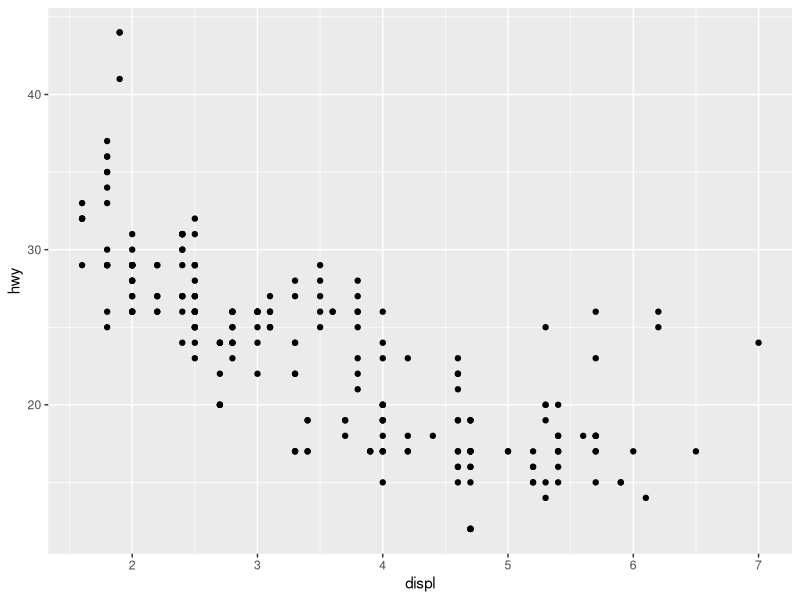
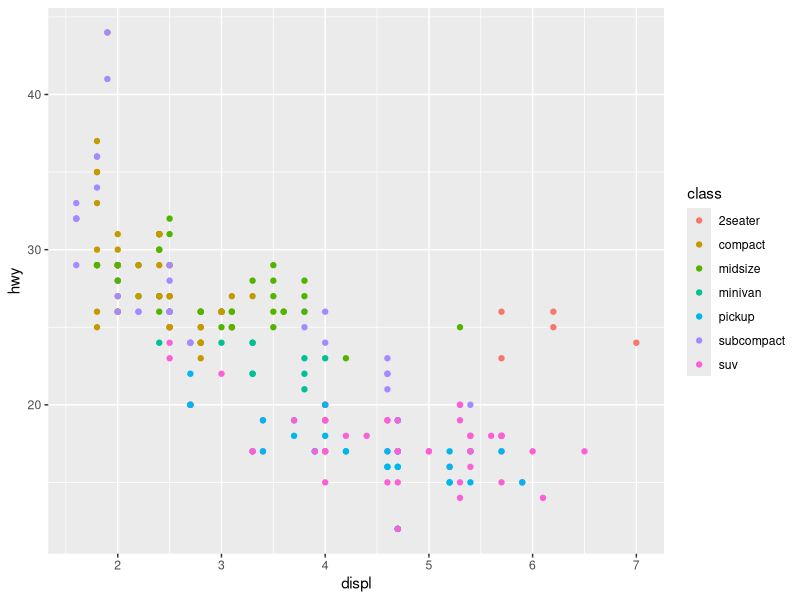
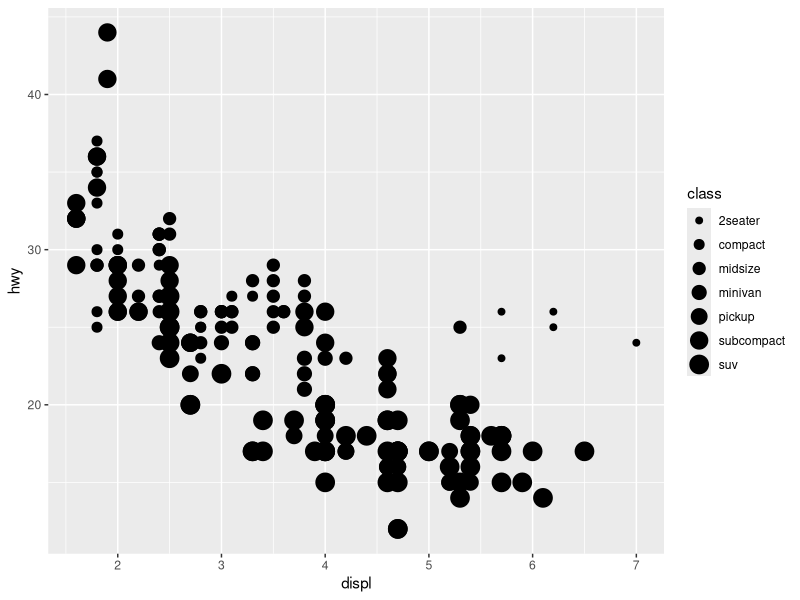
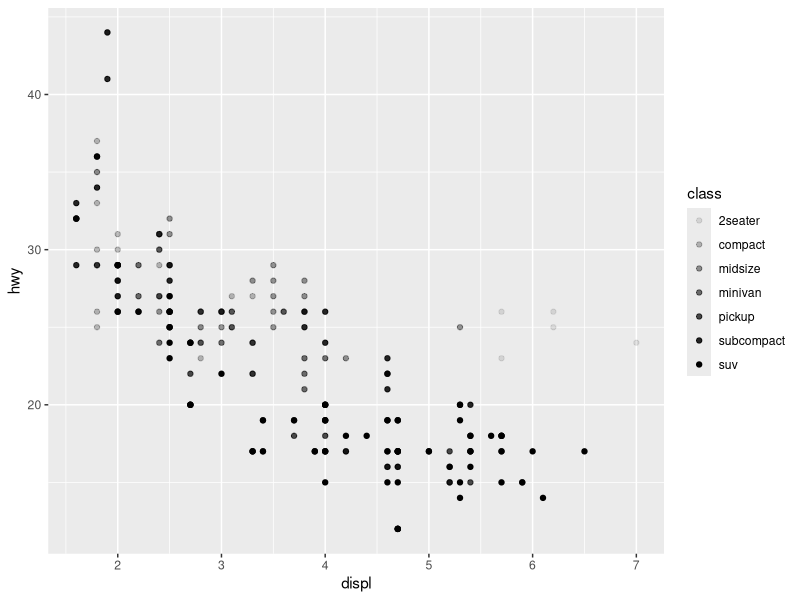
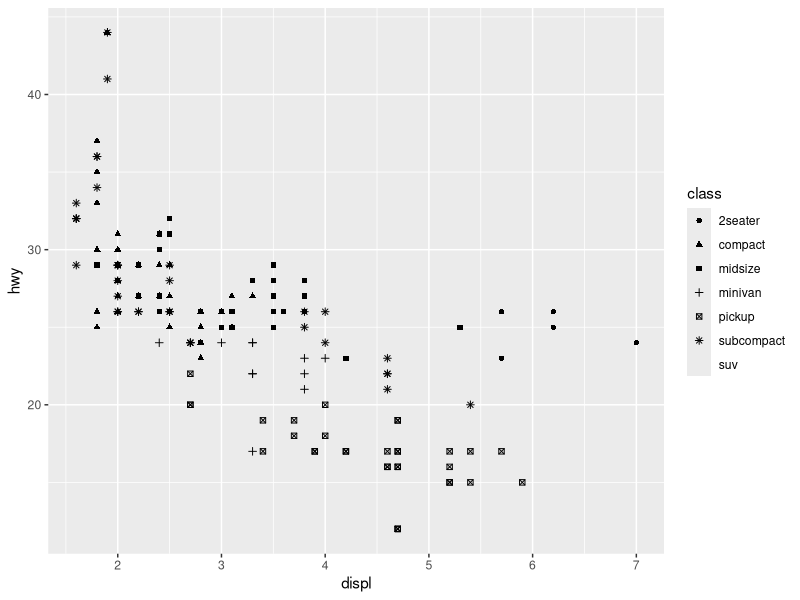
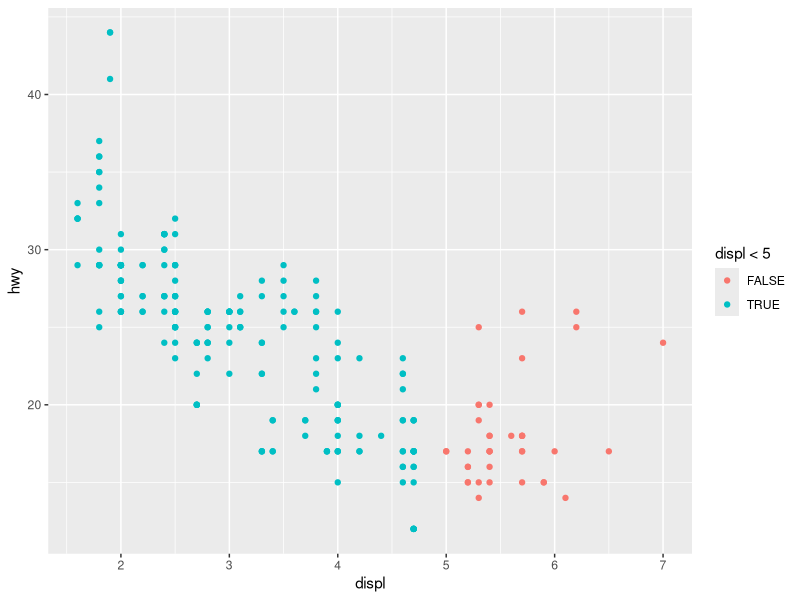
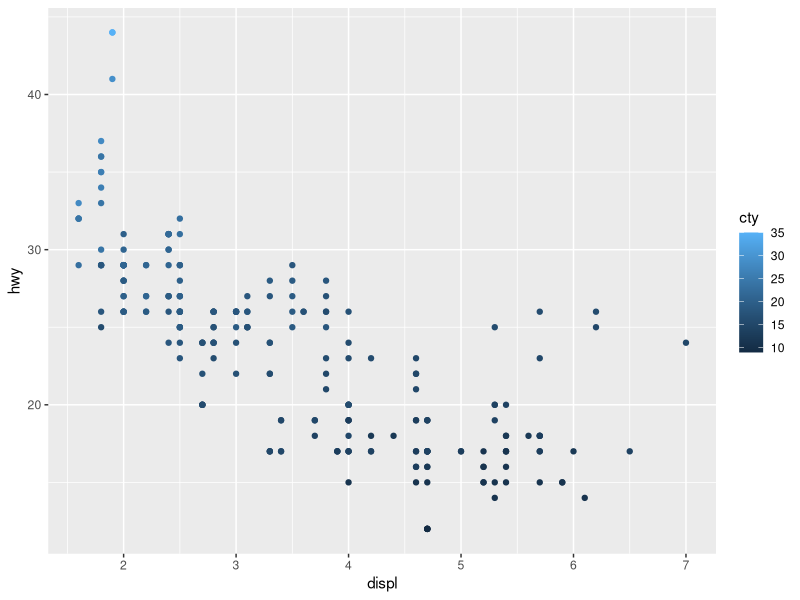
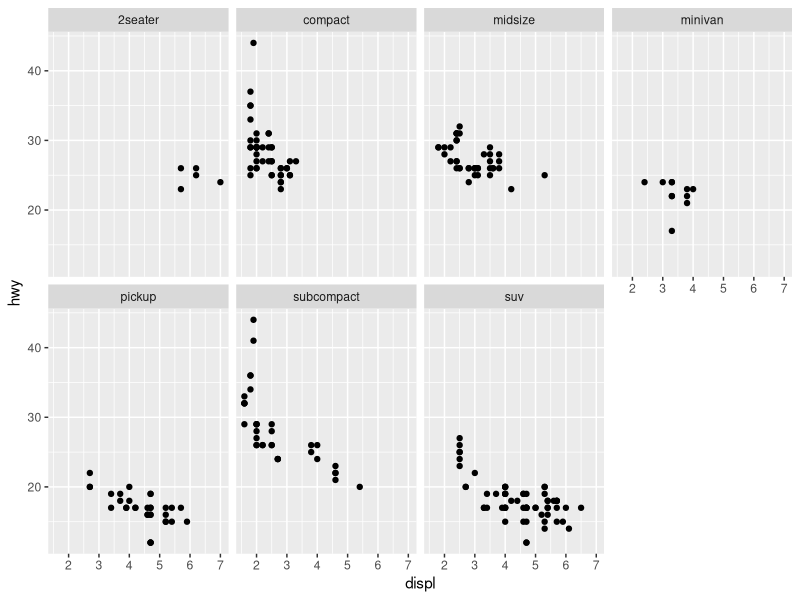

Write the R code that produced these figures, in order.
## ---- chunk 1
options(htmltools.dir.version = FALSE)
library(tidyverse)
## ---- chunk 2
mpg
## ---- chunk 3
ggplot(data=mpg)+geom_point(mapping=aes(x=displ,y=hwy))
## ---- chunk 4
ggplot(data=mpg)+
  geom_point(mapping=aes(x=displ,y=hwy,color=class))
## ---- chunk 5
ggplot(data=mpg)+
  geom_point(mapping=aes(x=displ,y=hwy,size=class))
## ---- chunk 6
ggplot(data=mpg)+
  geom_point(mapping=aes(x=displ,y=hwy,alpha=class))
## ---- chunk 7
ggplot(data=mpg)+
  geom_point(mapping=aes(x=displ,y=hwy,shape=class))
## ---- chunk 8
ggplot(data=mpg)+
  geom_point(mapping=aes(x=displ,y=hwy,color=displ<5))
## ---- chunk 9
ggplot(data=mpg)+
  geom_point(mapping=aes(x=displ,y=hwy,color=cty))
## ---- chunk 10
ggplot(data=mpg)+
  geom_point(mapping=aes(x=displ,y=hwy))+
  facet_wrap(~class,nrow=2)
## ---- chunk 11
ggplot(data=mpg)+
  geom_point(mapping=aes(x=displ,y=hwy))+
  facet_grid(drv~cyl)
## ---- chunk 12
ggplot(data = mpg) +
  geom_point(mapping = aes(x = displ, y = hwy)) + 
    facet_grid(.~drv) # 与facet_wrap(~drv)相同
## ---- chunk 13
ggplot(data = mpg) +
  geom_point(mapping = aes(x = displ, y = hwy))
## ---- chunk 14
ggplot(data = mpg) +
  geom_smooth(mapping = aes(x = displ, y = hwy))
## ---- chunk 15
ggplot(data = mpg) +
  geom_smooth(mapping = aes(x = displ, y = hwy,linetype=drv))
## ---- chunk 16
ggplot(data = mpg) +
  geom_smooth(mapping = aes(x = displ, y = hwy,group=drv))
## ---- chunk 17
ggplot(data = mpg) +
  geom_smooth(mapping = aes(x = displ, y = hwy,color=drv),
              show.legend=FALSE) #边注释是否存在
## ---- chunk 18
ggplot(data = mpg) +
  geom_point(mapping = aes(x = displ, y = hwy)) +
    geom_smooth(mapping = aes(x = displ, y = hwy))
## ---- chunk 19
ggplot(data = mpg, mapping = aes(x = displ, y = hwy)) + 
  geom_point() +
    geom_smooth()
## ---- chunk 20
ggplot(data = mpg, mapping = aes(x = displ, y = hwy)) +
  geom_point(mapping = aes(color = class)) + 
    geom_smooth()
## ---- chunk 21
ggplot(data = mpg, mapping = aes(x = displ, y = hwy)) +
  geom_point(mapping = aes(color = class)) + 
    geom_smooth(
      data=filter(mpg,class=="subcompact"),
      se=FALSE #se指line的阴影部分
    )
## ---- chunk 22
ggplot(data = mpg, mapping = aes(x = displ, y = hwy)) + 
  geom_point() +
    geom_smooth()

ggplot() + 
  geom_point(
    data = mpg,
    mapping = aes(x = displ, y = hwy)
  )+
  geom_smooth(
    data = mpg,
    mapping = aes(x = displ, y = hwy)
  )
## ---- chunk 23
ggplot(data = diamonds) + 
  geom_bar(mapping = aes(x = cut))
## ---- chunk 24
ggplot(data = diamonds) + 
  stat_count(mapping = aes(x = cut))
## ---- chunk 25
demo<-tribble(
  ~a,~b,
  "bar_1",20,
  "bar_2",30,
  "bar_3",40
)

ggplot(data=demo)+
  geom_bar(aes(x=a,y=b),stat="identity")
## ---- chunk 26
ggplot(data=diamonds)+
  geom_bar(
    mapping = aes(x=cut,y=..prop..,group=1)
  )
## ---- chunk 27
ggplot(data = diamonds) + 
  stat_summary(
    mapping = aes(x = cut, y = depth),
    fun.min = min,
    fun.max = max,
    fun = median
)
## ---- chunk 28
ggplot(data = diamonds) +
  geom_bar(mapping = aes(x = cut, color = cut))

ggplot(data = diamonds) +
  geom_bar(mapping = aes(x = cut, fill = cut))

ggplot(data = diamonds) +
  geom_bar(mapping = aes(x = cut, fill = clarity))
## ---- chunk 29
ggplot(
    data = diamonds,
    mapping = aes(x = cut, fill = clarity)
)+
  geom_bar(alpha = 3/5, position = "identity")


## ---- chunk 30
ggplot(data = diamonds) + geom_bar(
            mapping = aes(x = cut, fill = clarity),
            position = "fill"
          )
## ---- chunk 31
ggplot(data = diamonds) + geom_bar(
            mapping = aes(x = cut, fill = clarity),
            position = "dodge"
          )
## ---- chunk 32
ggplot(data = mpg) + geom_point(
        mapping = aes(x = displ, y = hwy),
        position = "jitter"
      )
## ---- chunk 33
ggplot(data = mpg, mapping = aes(x = class, y = hwy)) + 
  geom_boxplot()
ggplot(data = mpg, mapping = aes(x = class, y = hwy)) + 
  geom_boxplot() +
  coord_flip()
## ---- chunk 34
nz <- map_data("nz")
ggplot(nz, aes(long, lat, group = group)) +
  geom_polygon(fill = "white", color = "black")
ggplot(nz, aes(long, lat, group = group)) + 
  geom_polygon(fill = "white", color = "black") + 
  coord_quickmap()
## ---- chunk 35
bar <- ggplot(data = diamonds) + 
  geom_bar(
   mapping = aes(x = cut, fill = cut), 
   show.legend = FALSE,
   width = 1
  )+
  theme(aspect.ratio = 1) + 
  labs(x = NULL, y = NULL)
  bar + coord_flip() 
  bar + coord_polar()
